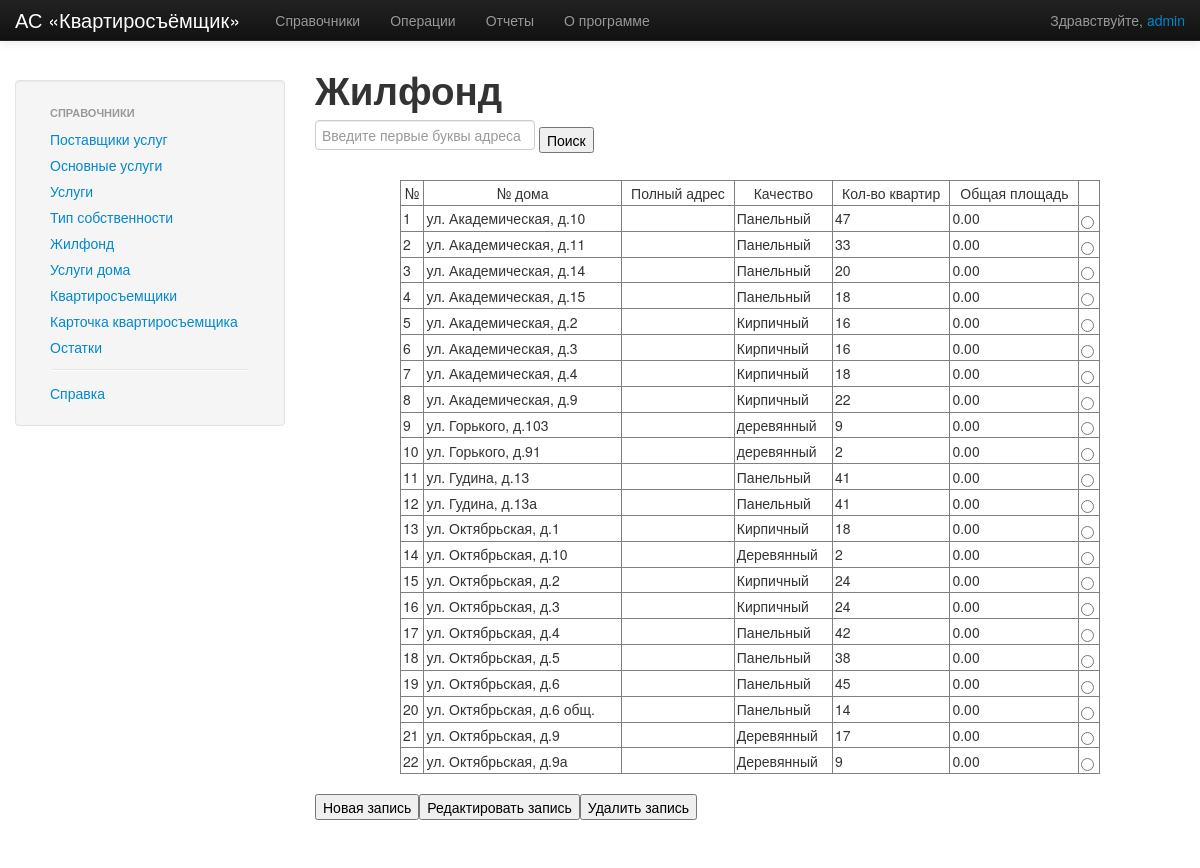
Page /index.php?page=spravochnik&db=adress (signed in) on the earlier database version.
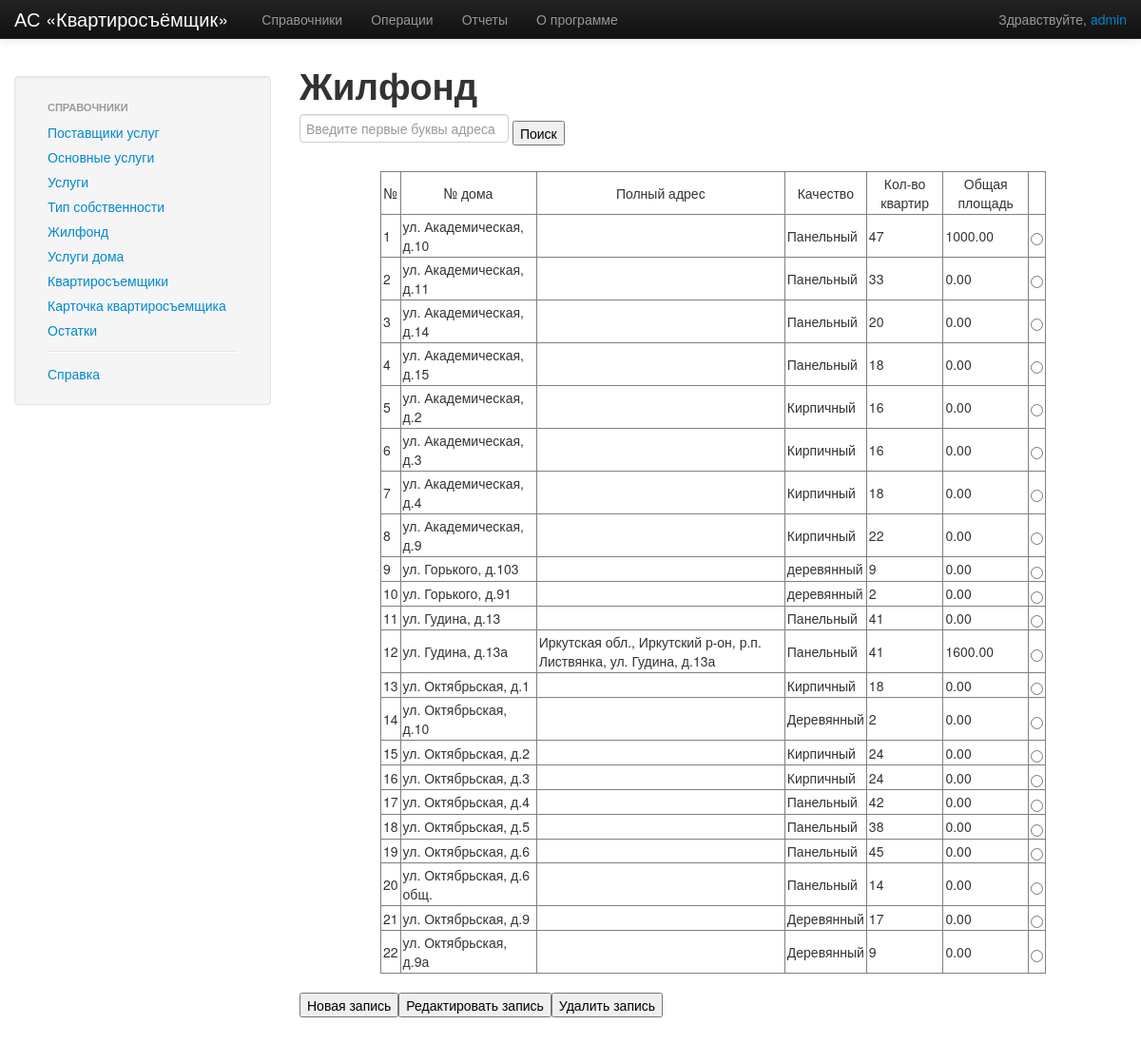
Same page on the later database version.
### tables this page shows
CREATE TABLE IF NOT EXISTS `house` (
  `id_house` int(11) NOT NULL AUTO_INCREMENT,
  `adress` text NOT NULL,
  `full_adress` text NOT NULL,
  `quality_quarters` text NOT NULL,
  `quantity_flat` int(11) NOT NULL,
  `square` double(8,2) NOT NULL COMMENT 'Площадь всех помещений, включая общее имущество',
  PRIMARY KEY (`id_house`)
);

### sprav/adress.php (the view, shortened to what this page needs)
<?php
if ($_GET['db']=='adress') {
include_once __DIR__.'/../db.php';
$adress='';
 if (!isset($_GET['action']))  {
    $adress.= showtable_adress($my);
}
}
function showtable_adress($my) {
$adress.= "<h1>Жилфонд</h1>";
if (!isset($_GET['check'])) {
$adress.= "<input type='text' id='adr_search_text' placeholder='Введите первые буквы адреса'> ";
$adress.= "<button type=\"button\" id='adr_search'>Поиск</button> <br><br>" ;
}
if (((!isset($_GET['search'])) && (!isset($_GET['check']))) || (($_GET['search'] == '') &&  (!isset($_GET['check']))))  {
	$q=$my->query('SELECT *  FROM  `house` order by adress');
}
$adress.= "<form name='table' action='index.php' method='get'>";
$adress.= "<input type='hidden' name='page' value=".$_GET['page'].">";
$adress.= "<input type='hidden' name='db' value=".$_GET['db'].">";
$adress.= "<input type='hidden' name='action' value=edit.show>";
$adress.= "<table border=1 cellspacing=0 cellpadding=2 width=700 px align='center'>";
$adress.= "<tr>";
$adress.= " <td align='center'> № </td>";
$adress.= " <td align='center'> № дома </td>";
$adress.= " <td align='center'> Полный адрес </td>";
$adress.= " <td align='center'> Качество </td>";
$adress.= " <td align='center'> Кол-во квартир </td>";
$adress.= " <td align='center'> Общая площадь </td>";
$adress.= "<td></td>";
$adress.= " </tr>";
 $k=1;
while (@$row=$q->fetch_assoc()) {
	$adress.= " <tr>";
	$adress.= "<td>".$k."</td>";
	$adress.= "<td>".$row['adress']."</td>";
	$adress.= "<td>".$row['full_adress']."</td>";
	$adress.= "<td>".$row['quality_quarters']."</td>";
	$adress.= "<td>".$row['quantity_flat']."</td>";
  $adress.= "<td>".$row['square']."</td>";
   if (!isset($_GET['check'])) {
  $adress.= "<td><input type='radio' name = 'check' value=".$row['id_house']."></td>";
  } else {
  $adress.= "<td><input type='radio' name = 'check' value=".$row['id_house']." checked></td>";
  }
	$adress.= " </tr>";
  $k++;
}
$adress.= "</table>";
$adress.= "<br>";
  if (!isset($_GET['action']) || ($_GET['action']=='cancel') || ($_GET['action']=='search')) {
    $adress.= "<button type=\"button\" id=\"adr_new\">Новая запись</button>" ;
    $adress.= "<button type=\"button\" id=\"adr_edit\">Редактировать запись</button>";
    $adress.= "<button type=\"button\" id=\"adr_del\">Удалить запись</button>";
  }
$adress.= "</form>";
return $adress;
}
?>

Differences in the rows shown:
changed house "ул. Академическая, д.10": square "0.00" → "1000.00"
changed house "ул. Гудина, д.13а": full_adress (not shown) → "Иркутская обл., Иркутский р-он, р.п. Листвянка, ул. Гудина, д.13а"; square "0.00" → "1600.00"
